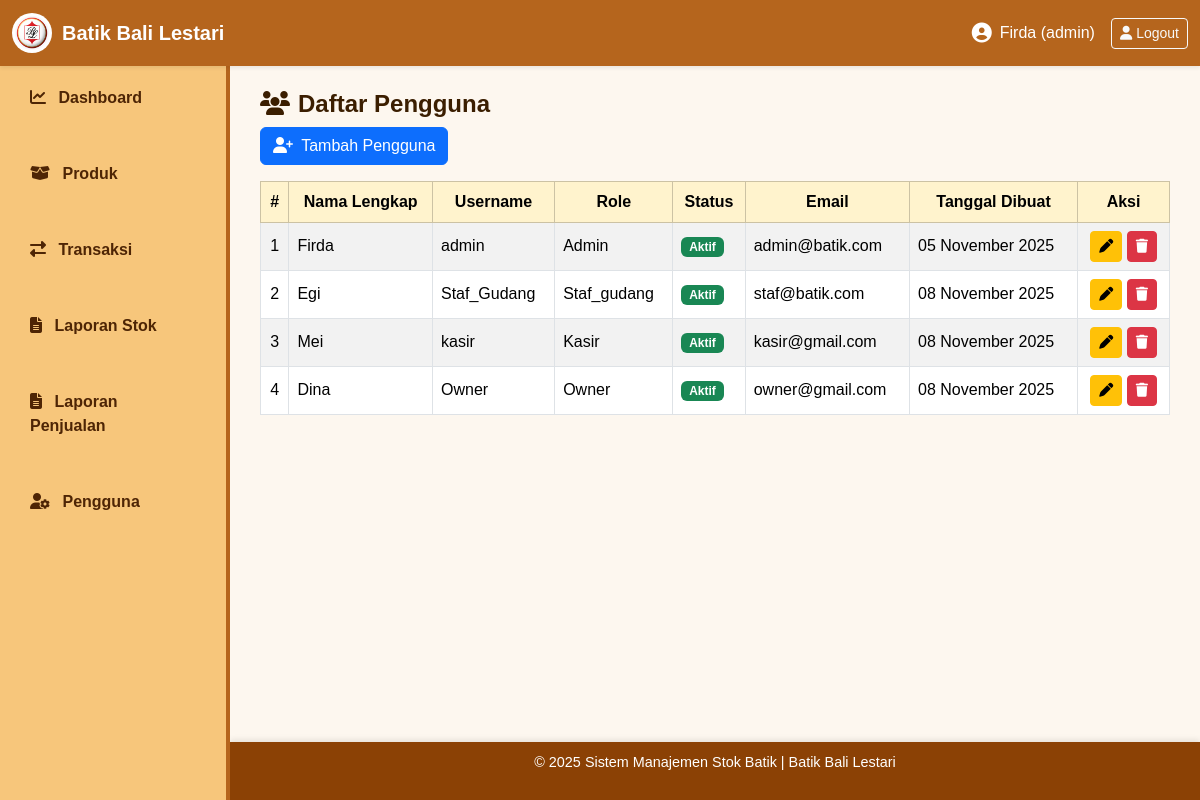
Screenshot of /views/pengguna/data_pengguna.php (signed in) with the database file from the repository.
### tables this page shows
CREATE TABLE `users` (
  `id_user` int(11) NOT NULL,
  `nama_lengkap` varchar(100) NOT NULL,
  `username` varchar(50) NOT NULL,
  `password` varchar(255) NOT NULL,
  `role` enum('admin','staf_gudang','kasir','owner') DEFAULT 'admin',
  `email` varchar(100) DEFAULT NULL,
  `tanggal_dibuat` datetime DEFAULT current_timestamp(),
  `status_aktif` enum('aktif','nonaktif') DEFAULT 'aktif'
);

### config/helper.php (called while the page is built, shortened)
<?php
function tgl_indo($tanggal) {
    $bulan = [
        1 => 'Januari', 'Februari', 'Maret', 'April', 'Mei', 'Juni',
        'Juli', 'Agustus', 'September', 'Oktober', 'November', 'Desember'
    ];
    $split = explode('-', $tanggal);
    return $split[2] . ' ' . $bulan[(int)$split[1]] . ' ' . $split[0];
}
?>

### views/pengguna/data_pengguna.php (the view, shortened to what this page needs)
<?php
include '../../config/koneksi.php';
include '../../config/helper.php';
include '../includes/header.php';
$q = mysqli_query($conn, "SELECT * FROM users ORDER BY role ASC, nama_lengkap ASC");
?>
<h4><i class="fa-solid fa-users me-2"></i>Daftar Pengguna</h4>
<a href="tambah_pengguna.php" class="btn btn-primary mb-3"><i class="fa-solid fa-user-plus me-1"></i> Tambah Pengguna</a>
<table class="table table-bordered table-striped align-middle">
  <thead class="table-warning text-center">
    <tr>
      <th>#</th>
      <th>Nama Lengkap</th>
      <th>Username</th>
      <th>Role</th>
      <th>Status</th>
      <th>Email</th>
      <th>Tanggal Dibuat</th>
      <th>Aksi</th>
    </tr>
  </thead>
  <tbody>
    <?php $no=1; while($r=mysqli_fetch_assoc($q)): ?>
    <tr>
      <td class="text-center"><?= $no++; ?></td>
      <td><?= htmlspecialchars($r['nama_lengkap']); ?></td>
      <td><?= htmlspecialchars($r['username']); ?></td>
      <td><?= ucfirst($r['role']); ?></td>
      <td><?= $r['status_aktif'] == 'aktif' ? '<span class="badge bg-success">Aktif</span>' : '<span class="badge bg-secondary">Nonaktif</span>'; ?></td>
      <td><?= htmlspecialchars($r['email']); ?></td>
      <td><?= tgl_indo(substr($r['tanggal_dibuat'],0,10)); ?></td>
      <td class="text-center">
        <a href="edit_pengguna.php?id=<?= $r['id_user']; ?>" class="btn btn-sm btn-warning"><i class="fa-solid fa-pen"></i></a>
        <a href="hapus_pengguna.php?id=<?= $r['id_user']; ?>" class="btn btn-sm btn-danger" onclick="return confirm('Yakin ingin menghapus pengguna ini?')"><i class="fa-solid fa-trash"></i></a>
      </td>
    </tr>
    <?php endwhile; ?>
  </tbody>
</table>
<?php include '../includes/footer.php'; ?>

### assets/css/style.css (style rules this page uses)
body { font-family: "Poppins", sans-serif; background-color: #fdf7ef; margin: 0; padding: 0; overflow-x: hidden; }
h1, h2, h3, h4, h5 { color: #3b1e00; font-weight: 600; }
a { text-decoration: none; }

### rows the page displays
users: nama_lengkap "Firda", username "admin", role "Admin", status_aktif "Aktif", email "admin@batik.com", tanggal_dibuat "05 November 2025"
users: nama_lengkap "Egi", username "Staf_Gudang", role "Staf_gudang", status_aktif "Aktif", email "staf@batik.com", tanggal_dibuat "08 November 2025"
users: nama_lengkap "Mei", username "kasir", role "Kasir", status_aktif "Aktif", email "kasir@gmail.com", tanggal_dibuat "08 November 2025"
users: nama_lengkap "Dina", username "Owner", role "Owner", status_aktif "Aktif", email "owner@gmail.com", tanggal_dibuat "08 November 2025"

### other values shown
$_SESSION['nama_lengkap'] "Firda"
$_SESSION['role'] "admin"
